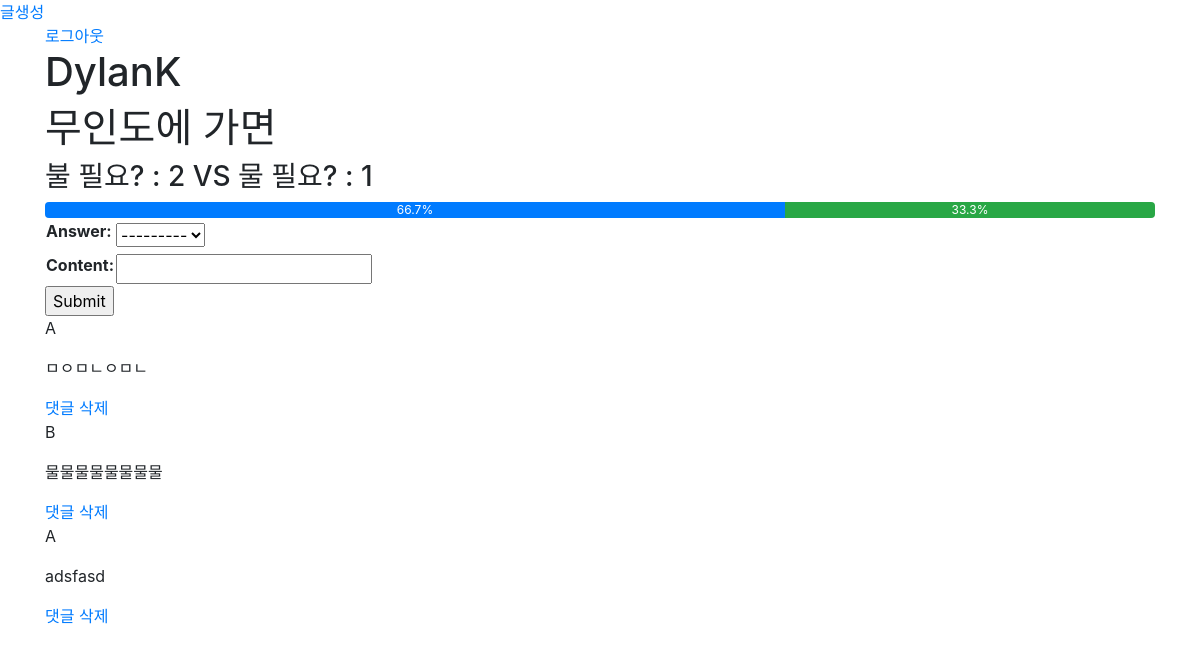
/questions/3/detail/ (signed in), run on the app's committed database.
### question/models.py (models this page shows, shortened)
class Question(models.Model):
    user = models.ForeignKey(settings.AUTH_USER_MODEL, on_delete=models.CASCADE)
    title = models.CharField(max_length=50)
    answerA = models.CharField(max_length=50)
    answerB = models.CharField(max_length=50)

class Comment(models.Model):
    user = models.ForeignKey(settings.AUTH_USER_MODEL, on_delete=models.CASCADE, default=1)
    question = models.ForeignKey(Question, on_delete=models.CASCADE)
    answer_list = [['A', 'left'], ['B', 'right']]
    answer = models.CharField(max_length=100, choices=answer_list)
    content = models.CharField(max_length=100)

### question/views.py (the view)
# urls.py: path('<int:id>/detail/', views.detail, name='detail'),
@login_required
def detail(request, id):
    question = Question.objects.get(id=id)
    form = CommentForm(initial={'questions': id})
    A = question.comment_set.all().filter(answer='A')
    B = question.comment_set.all().filter(answer='B')
    if len(A) + len(B) == 0:
        A_per = 0
        B_per = 0
    else:
        A_per = len(A) / (len(A) +len(B)) * 100
        B_per = len(B) / (len(A) +len(B)) * 100
    return render(request, 'question/detail.html', {'question': question,
                                                    'form': form,
                                                    'A': A,
                                                    'B': B,
                                                    'A_per': A_per,
                                                    'B_per': B_per})

### question/forms.py
class CommentForm(forms.ModelForm):
    class Meta:
        model = Comment
        fields = ['answer', 'content']

### question/templates/question/detail.html (shortened to what this page needs)
{%extends 'question/base.html'%}
{%block body%}
    <h1>{{question.user}}</h1>
    <h1>{{question.title}}</h1>
    <h3>{{question.answerA}} : {{A|length}} VS {{question.answerB}} : {{B|length}}</h3>
    <div class="progress">
        <div class="progress-bar" role="progressbar" style="width: {{A_per}}%" aria-valuenow="15" aria-valuemin="0" aria-valuemax="100">{{A_per|floatformat}}%</div>
        <div class="progress-bar bg-success" role="progressbar" style="width: {{B_per}}%" aria-valuenow="30" aria-valuemin="0" aria-valuemax="100">{{B_per|floatformat}}%</div>
    </div>
    <form action='{%url "question:comment_create" id=question.id%}' method='post'>
        <table>
            {{form.as_table}}
        </table>
        <input type="submit"/>
    </form>
    {%for comment in question.comment_set.all%}
        <p>{{comment.answer}}</p>
        <p>{{comment.content}}</p>
        <a href="{%url 'question:comment_delete' id=question.id comment_id=comment.id%}">댓글 삭제</a>
    {%endfor%}
{%endblock%}

### data on the page
Question: user "DylanK", title "무인도에 가면", answerA "불 필요?", answerB "물 필요?"
Comment: answer "A", content "ㅁㅇㅁㄴㅇㅁㄴ"
Comment: answer "B", content "물물물물물물물물"
Comment: answer "A", content "adsfasd"

### other printed values
{{ A|length }} "2"
{{ B|length }} "1"
{{ A_per|floatformat }} "66.7"
{{ B_per|floatformat }} "33.3"
